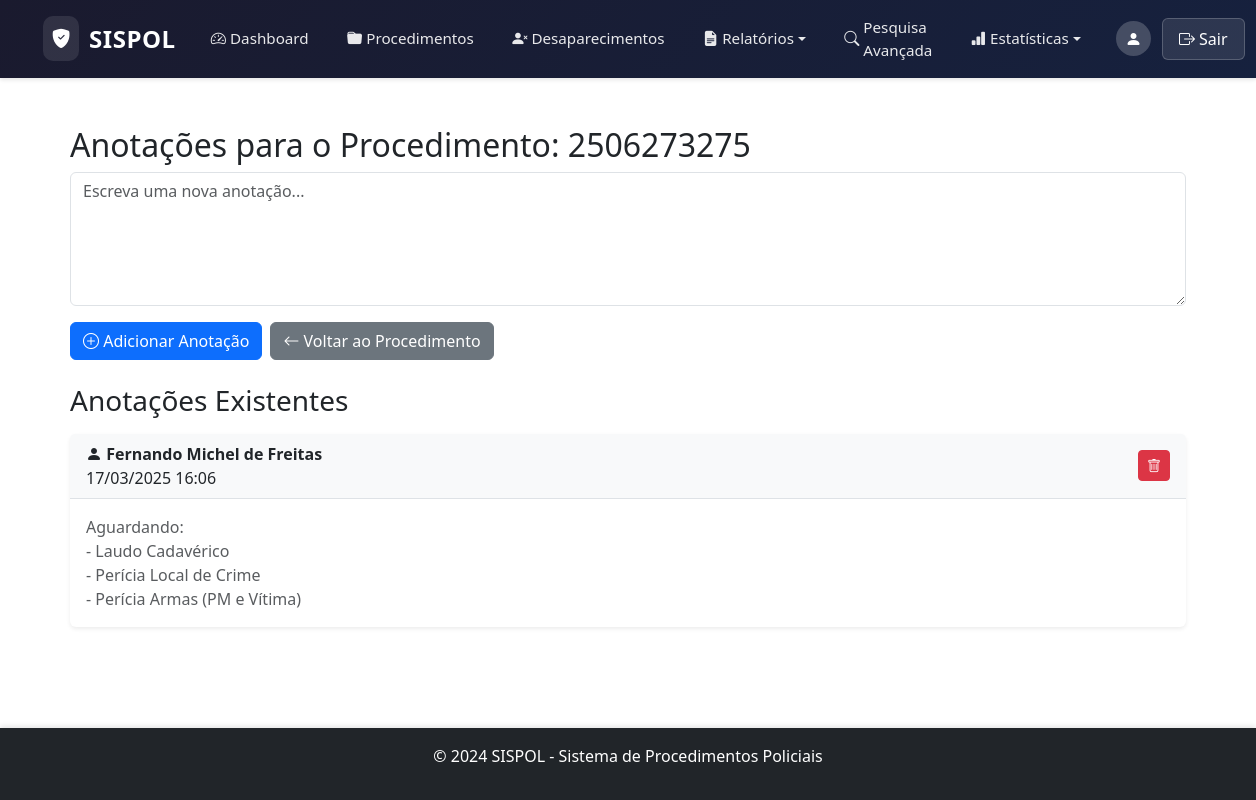
Screenshot of /public/anotacoes.php?id=154 (signed in) with the database file from the repository.
### tables this page shows
CREATE TABLE `Procedimentos` (
  `ID` int NOT NULL,
  `SituacaoID` int NOT NULL,
  `TipoID` int NOT NULL,
  `OrigemID` int NOT NULL,
  `NumeroProcedimento` varchar(50) NOT NULL,
  `DataFato` date DEFAULT NULL,
  `DataInstauracao` date DEFAULT NULL,
  `MotivoAparente` text,
  `EscrivaoID` int NOT NULL,
  `DelegadoID` int NOT NULL,
  `DelegaciaID` int NOT NULL,
  `DataCriacao` datetime DEFAULT CURRENT_TIMESTAMP,
  `DataAtualizacao` datetime DEFAULT CURRENT_TIMESTAMP ON UPDATE CURRENT_TIMESTAMP,
  `MeioEmpregadoID` int DEFAULT NULL,
  `Dependente` tinyint(1) NOT NULL DEFAULT '0' COMMENT 'Informa se o crime investigado já é apurado em outro procedimento.',
  `Favorito` tinyint(1) NOT NULL DEFAULT '0'
);

CREATE TABLE `Anotacoes` (
  `ID` int NOT NULL,
  `ProcedimentoID` int NOT NULL,
  `DataCriacao` datetime DEFAULT CURRENT_TIMESTAMP,
  `UsuarioCriadorID` int NOT NULL,
  `Anotacao` text NOT NULL
);

CREATE TABLE `Usuarios` (
  `ID` int NOT NULL,
  `Nome` varchar(255) NOT NULL,
  `Usuario` varchar(100) NOT NULL,
  `Senha` varchar(255) NOT NULL,
  `Telefone` varchar(15) DEFAULT NULL,
  `Funcao` enum('SuperAdmin','Admin','User') NOT NULL,
  `CargoID` int NOT NULL,
  `DelegaciaID` int NOT NULL,
  `TrocarSenha` tinyint(1) DEFAULT '0'
);

### public/anotacoes.php (the view, shortened to what this page needs)
<?php
include '../includes/header.php';
require_once '../config/db.php';
$procedimentoID = $_GET['id'] ?? null;
$stmt = $pdo->prepare("SELECT NumeroProcedimento FROM Procedimentos WHERE ID = :ProcedimentoID");
$stmt->execute(['ProcedimentoID' => $procedimentoID]);
$procedimento = $stmt->fetch(PDO::FETCH_ASSOC);
$numeroProcedimento = $procedimento['NumeroProcedimento'];
$stmt = $pdo->prepare("
    SELECT a.ID, a.Anotacao, a.DataCriacao, u.Nome AS UsuarioCriador
    FROM Anotacoes a
    JOIN Usuarios u ON a.UsuarioCriadorID = u.ID
    WHERE a.ProcedimentoID = :ProcedimentoID
    ORDER BY a.DataCriacao DESC
");
$stmt->execute(['ProcedimentoID' => $procedimentoID]);
$anotacoes = $stmt->fetchAll(PDO::FETCH_ASSOC);
?>
<div class="container mt-5">
    <h2>Anotações para o Procedimento: <?= htmlspecialchars($numeroProcedimento) ?></h2>
    <div class="mb-4">
        <form method="post" class="w-100">
            <textarea name="anotacao" id="anotacao" class="form-control mb-3" placeholder="Escreva uma nova anotação..." rows="5" required></textarea>
            <div class="d-flex justify-content-start">
                <button type="submit" class="btn btn-primary me-2">
                    <i class="bi bi-plus-circle"></i> Adicionar Anotação
                </button>
                <a href="ver_procedimento.php?id=<?= htmlspecialchars($procedimentoID) ?>" class="btn btn-secondary">
                    <i class="bi bi-arrow-left"></i> Voltar ao Procedimento
                </a>
            </div>
        </form>
    </div>
    <h3 class="mb-3">Anotações Existentes</h3>
    <?php if (empty($anotacoes)): ?>
        <div class="alert alert-warning">Nenhuma anotação encontrada.</div>
    <?php else: ?>
        <div class="row gy-4">
            <?php foreach ($anotacoes as $anotacao): ?>
                <div class="col-12">
                    <div class="card shadow-sm border-0">
                        <div class="card-header bg-light border-bottom">
                            <div class="d-flex justify-content-between align-items-center">
                                <div>
                                    <i class="bi bi-person-fill"></i> <strong><?= htmlspecialchars($anotacao['UsuarioCriador']) ?></strong>
                                    <br>
                                    <i class="bi bi-calendar-clock"></i> <?= htmlspecialchars(date('d/m/Y H:i', strtotime($anotacao['DataCriacao']))) ?>
                                </div>
                                <button class="btn btn-danger btn-sm" onclick="confirmarExclusao(<?= $anotacao['ID'] ?>)">
                                    <i class="bi bi-trash"></i>
                                </button>
                            </div>
                        </div>
                        <div class="card-body">
                            <p class="mb-0 text-muted"><?= nl2br(htmlspecialchars($anotacao['Anotacao'])) ?></p>
                        </div>
                    </div>
                </div>
            <?php endforeach; ?>
        </div>
    <?php endif; ?>
</div>
<?php include '../includes/footer.php'; ?>

### assets/css/styles.css (style rules this page uses)
html, body { height: 100%; margin: 0; display: flex; flex-direction: column; }
.form-select, .form-control { width: 100%; box-sizing: border-box; }

### rows the page displays
procedimentos: NumeroProcedimento "2506273275"
anotacoes: UsuarioCriadorID.Nome "Fernando Michel de Freitas", DataCriacao "17/03/2025 16:06", Anotacao "Aguardando: - Laudo Cadavérico - Perícia Local de Crime - Perícia Armas (PM e Vítima)"
